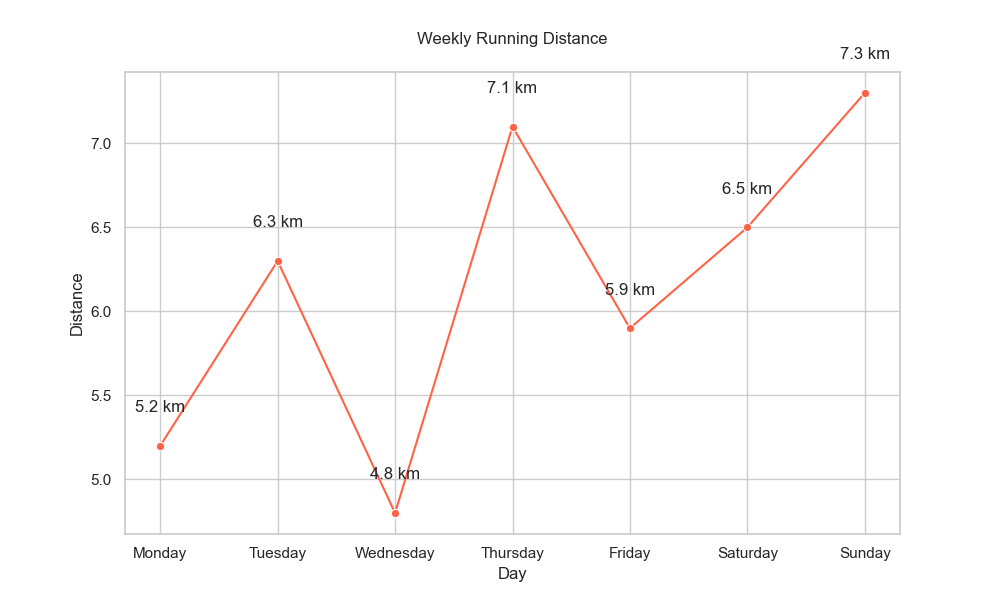

Here is the Python script that generated this plot:

import pandas as pd
import seaborn as sns
import matplotlib.pyplot as plt

# Create the DataFrame
data = {
    "Day": ["Monday", "Tuesday", "Wednesday", "Thursday", "Friday", "Saturday", "Sunday"],
    "Distance": [5.2, 6.3, 4.8, 7.1, 5.9, 6.5, 7.3]
}

df = pd.DataFrame(data)

# Create the line plot
plt.figure(figsize=(10, 6)) # Changed width & height
sns.lineplot(x="Day", y="Distance", data=df, marker='o', color="#FF6347") # Changed color

# Adding annotations
for i in range(df.shape[0]):
    plt.text(df.Day[i], df.Distance[i] + 0.2, f"{df.Distance[i]} km", horizontalalignment='center')

# Set the title
plt.title("Weekly Running Distance", pad=20)

plt.show()
